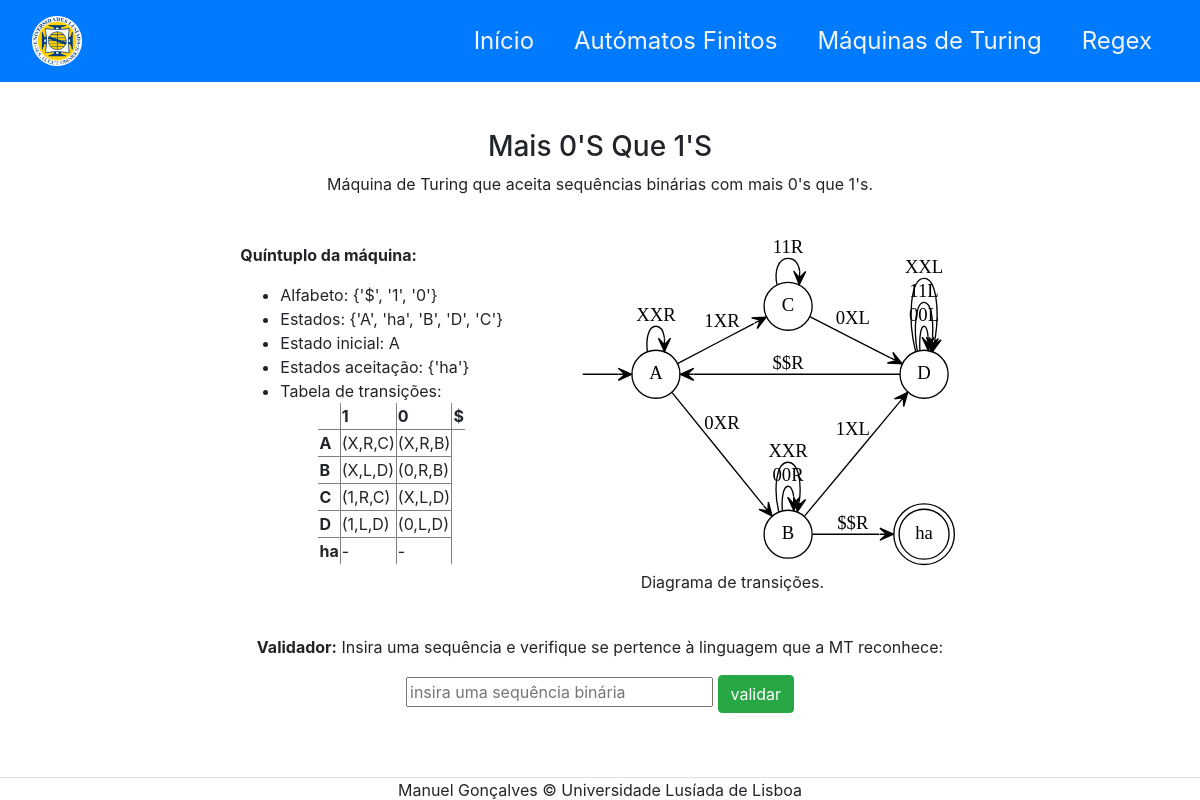
Screenshot of /6/validarMaquina/ with the database file from the repository.
### website/models.py (models this page shows, shortened)
class Maquina(models.Model):
    nome = models.CharField(max_length=100)
    descricao = models.CharField(max_length=100)
    alfabeto = models.CharField(max_length=100)
    estados = models.CharField(max_length=100)
    estadoInicial = models.CharField(max_length=100)
    estadosDeAceitacao = models.CharField(max_length=100)
    dicionarioTransicao = models.CharField(max_length=1000)
    diagrama = models.CharField(max_length=100)
    def printAlfabeto(self):
        return str(set(self.alfabeto.split()))
    def printEstados(self):
        return str(set(self.estados.split()))
    def printEstadosDeAceitacao(self):
        return str(set(self.estadosDeAceitacao.split()))
    def dTransInTable(self):
        dicTransicoes = {(t.split('-')[0], t.split('-')[1]):t.split('-')[2] for t in self.dicionarioTransicao.split()}
        table = []
        linha = ['']
        for simbolo in self.alfabeto.split():
            linha.append(simbolo)
        table.append(linha)
        linha = ["", "1", "0"]
        aux = linha[1:]
        for estado in self.estados.split():
            linha=[estado]
            for simbolo in aux:
                find = False
                for dicEstado, dicSimbolo in dicTransicoes:
                    if dicSimbolo[0] == simbolo and dicEstado == estado:
                        linha.append("(" + dicSimbolo[1] + "," + dicSimbolo[2] + "," + dicTransicoes[(estado, dicSimbolo)] + ")")
                        find = True
                        break
                if find == False:
                    linha.append("-")
            table.append(linha)
        return table

### website/views.py (the view)
# urls.py: path('<int:maquina_id>/validarMaquina/', views.validarMaquina, name='validarMaquina'),
def validarMaquina(request, maquina_id):
    sequencia = None
    resultado = None
    form = SequenciaForm(request.POST or None)
    if form.is_valid():
        sequencia = form.cleaned_data['sequencia']
        resultado = Maquina.objects.get(id=maquina_id).validaSequencia(sequencia)
    context = {
        'maquina': Maquina.objects.get(id=maquina_id),
        'sequencia': sequencia,
        'resultado': resultado,
        'form': form,
    }
    return render(request, 'website/turing/validarMaquina.html', context)

### website/forms.py
class SequenciaForm(forms.Form):
    sequencia = forms.CharField(label='',
                                widget=forms.TextInput(attrs={
                                    'placeholder': 'insira uma sequência binária',
                                    'size': '25'
                                }))

### website/templates/website/turing/validarMaquina.html (shortened to what this page needs)
{% extends 'website/layout.html' %}
{% block main %}
<main class="col-12 col-md-8 mx-auto">
    <h3>{{ maquina.nome|title }}</h3>
    <p>{{ maquina.descricao }}.</p>
    <table align="center">
        <tr align="left">
            <td>
                <p><b>Quíntuplo da máquina:</b></p>
                <ul>
                    <li>Alfabeto: {{ maquina.printAlfabeto }} </li>
                    <li>Estados: {{ maquina.printEstados }}</li>
                    <li>Estado inicial: {{ maquina.estadoInicial }}</li>
                    <li>Estados aceitação: {{ maquina.printEstadosDeAceitacao }}</li>
                    <li>Tabela de transições:
                        <table align="center" rules="all" style="border-collapse: collapse">
                            {% for dTran in maquina.dTransInTable %}
                                <tr>
                                    {% for element in dTran %}
                                        {% if forloop.parentloop.first %}
                                            <th>{{ element }}</th>
                                        {% elif forloop.first %}
                                            <th>{{ element }}</th>
                                        {% else %}
                                            <td>{{ element }}</td>
                                        {% endif %}
                                    {% endfor %}
                                </tr>
                            {% endfor %}
                        </table>
                    </li>
                </ul>
            </td>
            <td class="align-baseline">
                {% load static %}
                <img src="{% static maquina.diagrama %}" alt="">
                <p class="text-center">Diagrama de transições.</p>
            </td>
        </tr>
    </table>
    <br>
    <p><b>Validador:</b> Insira uma sequência e verifique se pertence à linguagem que a MT reconhece: </p>
    <form action="{% url 'website:validarMaquina' maquina.id %}" method="POST">
        <b>{{ form }}</b>
        <input type="submit" value="validar" class="btn btn-success">
    </form>
    {% if resultado != None %}
        {% if resultado == True %}
            <p>A sequência <b>{{ sequencia }}</b> é aceite pela máquina </p>
        {% else %}
            <p>A sequência <b>{{ sequencia }}</b> não é aceite pela máquina </p>
        {% endif %}
    {% else %}
        <br><br>
    {% endif %}
</main>
{% endblock %}

### website/templates/website/layout.html (style rules this page uses)
html,body { margin: 0; padding: 0; overflow: hidden auto; }

### rows the page displays
Maquina: nome "Mais 0'S Que 1'S", descricao "Máquina de Turing que aceita sequências binárias com mais 0's que 1's", printAlfabeto "{'$', '1', '0'}", printEstados "{'A', 'ha', 'B', 'D', 'C'}", estadoInicial "A", printEstadosDeAceitacao "{'ha'}", diagrama (picture)

### other values shown
{{ element }} "1" "0" "$"
{{ element }} "A" "B" "C" "D" "ha"
{{ element }} "(X,R,C)" "(X,R,B)" "(X,L,D)" "(0,R,B)" "(1,R,C)" "(X,L,D)" "(1,L,D)" "(0,L,D)" "-" "-"
